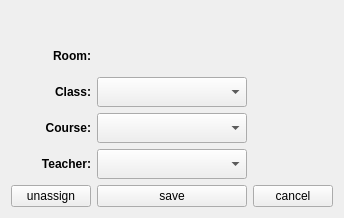
<?xml version="1.0" encoding="UTF-8"?>
<ui version="4.0">
 <class>Assignment</class>
 <widget class="QWidget" name="Assignment">
  <property name="geometry">
   <rect>
    <x>0</x>
    <y>0</y>
    <width>270</width>
    <height>218</height>
   </rect>
  </property>
  <property name="windowTitle">
   <string>Form</string>
  </property>
  <layout class="QGridLayout" name="gridLayout">
   <item row="4" column="2">
    <widget class="QComboBox" name="comboBox_course">
     <property name="minimumSize">
      <size>
       <width>150</width>
       <height>30</height>
      </size>
     </property>
    </widget>
   </item>
   <item row="5" column="1">
    <widget class="QLabel" name="label_5">
     <property name="font">
      <font>
       <weight>75</weight>
       <bold>true</bold>
      </font>
     </property>
     <property name="text">
      <string>Teacher:</string>
     </property>
     <property name="alignment">
      <set>Qt::AlignRight|Qt::AlignTrailing|Qt::AlignVCenter</set>
     </property>
    </widget>
   </item>
   <item row="1" column="2">
    <widget class="QLabel" name="label_room">
     <property name="minimumSize">
      <size>
       <width>150</width>
       <height>30</height>
      </size>
     </property>
     <property name="text">
      <string/>
     </property>
    </widget>
   </item>
   <item row="5" column="2">
    <widget class="QComboBox" name="comboBox_teacher">
     <property name="minimumSize">
      <size>
       <width>150</width>
       <height>30</height>
      </size>
     </property>
    </widget>
   </item>
   <item row="2" column="1">
    <widget class="QLabel" name="label_3">
     <property name="font">
      <font>
       <weight>75</weight>
       <bold>true</bold>
      </font>
     </property>
     <property name="text">
      <string>Class:</string>
     </property>
     <property name="alignment">
      <set>Qt::AlignRight|Qt::AlignTrailing|Qt::AlignVCenter</set>
     </property>
    </widget>
   </item>
   <item row="4" column="1">
    <widget class="QLabel" name="label_4">
     <property name="font">
      <font>
       <weight>75</weight>
       <bold>true</bold>
      </font>
     </property>
     <property name="text">
      <string>Course:</string>
     </property>
     <property name="alignment">
      <set>Qt::AlignRight|Qt::AlignTrailing|Qt::AlignVCenter</set>
     </property>
    </widget>
   </item>
   <item row="0" column="2">
    <spacer name="verticalSpacer_2">
     <property name="orientation">
      <enum>Qt::Vertical</enum>
     </property>
     <property name="sizeHint" stdset="0">
      <size>
       <width>20</width>
       <height>40</height>
      </size>
     </property>
    </spacer>
   </item>
   <item row="4" column="3">
    <spacer name="horizontalSpacer">
     <property name="orientation">
      <enum>Qt::Horizontal</enum>
     </property>
     <property name="sizeHint" stdset="0">
      <size>
       <width>40</width>
       <height>20</height>
      </size>
     </property>
    </spacer>
   </item>
   <item row="1" column="1">
    <widget class="QLabel" name="label">
     <property name="font">
      <font>
       <weight>75</weight>
       <bold>true</bold>
      </font>
     </property>
     <property name="text">
      <string>Room:</string>
     </property>
     <property name="alignment">
      <set>Qt::AlignRight|Qt::AlignTrailing|Qt::AlignVCenter</set>
     </property>
    </widget>
   </item>
   <item row="2" column="2">
    <widget class="QComboBox" name="comboBox_class">
     <property name="minimumSize">
      <size>
       <width>150</width>
       <height>30</height>
      </size>
     </property>
    </widget>
   </item>
   <item row="2" column="0">
    <spacer name="horizontalSpacer_2">
     <property name="orientation">
      <enum>Qt::Horizontal</enum>
     </property>
     <property name="sizeHint" stdset="0">
      <size>
       <width>40</width>
       <height>20</height>
      </size>
     </property>
    </spacer>
   </item>
   <item row="6" column="1">
    <widget class="QPushButton" name="btn_unassign">
     <property name="text">
      <string>unassign</string>
     </property>
    </widget>
   </item>
   <item row="6" column="2">
    <widget class="QPushButton" name="btn_save">
     <property name="text">
      <string>save</string>
     </property>
    </widget>
   </item>
   <item row="6" column="3">
    <widget class="QPushButton" name="btn_cancel">
     <property name="text">
      <string>cancel</string>
     </property>
    </widget>
   </item>
  </layout>
 </widget>
 <resources/>
 <connections/>
</ui>
